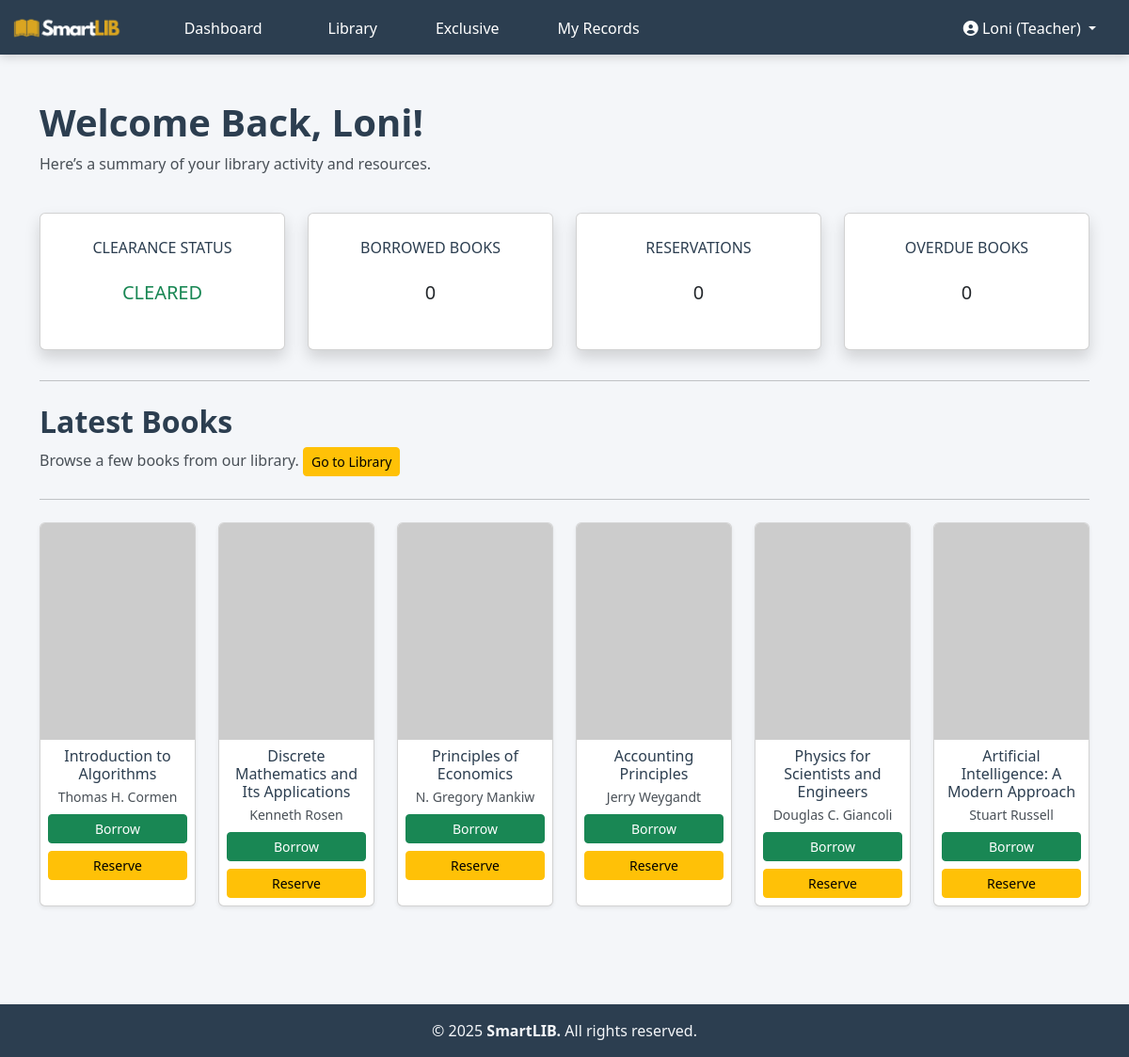
The page /views/teacher/dashboard.php (signed in) on the database its author committed.
### tables this page shows
CREATE TABLE `books` (
  `book_id` int(10) UNSIGNED NOT NULL,
  `isbn` varchar(50) DEFAULT NULL,
  `title` varchar(255) NOT NULL,
  `author` varchar(255) NOT NULL,
  `publisher` varchar(255) DEFAULT NULL,
  `year_published` int(4) DEFAULT NULL,
  `category_id` int(10) UNSIGNED NOT NULL,
  `description` text DEFAULT NULL,
  `price` decimal(6,2) NOT NULL DEFAULT 0.00,
  `copies_total` int(10) UNSIGNED NOT NULL DEFAULT 0,
  `copies_available` int(10) UNSIGNED NOT NULL DEFAULT 0,
  `target_user` enum('student','teacher','all') NOT NULL DEFAULT 'all',
  `status` enum('active','archive') DEFAULT 'active',
  `created_at` timestamp NOT NULL DEFAULT current_timestamp(),
  `updated_at` timestamp NOT NULL DEFAULT current_timestamp() ON UPDATE current_timestamp()
);

### config/Database.php (called while the page is built, shortened)
<?php
class Database {
    private $host = "localhost";
    private $username = "root";
    private $password = "";
    private $database = "library_system";
    private $conn;
    private function connect() {
        $this->conn = new mysqli($this->host, $this->username, $this->password, $this->database);
    }
    public function getConnection() {
        return $this->conn;
    }
}
?>

### models/AuthModel.php (called while the page is built, shortened)
<?php
require_once __DIR__ . '/../config/Database.php';
class AuthModel {
    private $conn;
    public function __construct() {
        $this->db = new Database();
        $this->conn = $this->db->getConnection();
    }
    public function isUserClearedForBorrowing($userId, $role) {
        $outstandingCount = 0;
        $query = "SELECT COUNT(borrow_id) FROM borrows WHERE user_id = ? AND status IN ('borrowed','overdue')";
        $stmt = $this->conn->prepare($query);
        if ($stmt) {
            $stmt->bind_param("i", $userId);
            $stmt->execute();
            $stmt->bind_result($outstandingCount);
        } else {
            $outstandingCount = 999;
            error_log("MySQLi Clearance Check failed: " . $this->conn->error);
        }
            return $outstandingCount === 0;
    }
}
?>

### models/BaseModel.php (called while the page is built, shortened)
<?php
require_once __DIR__ . '/../config/Database.php';
class BaseModel {
    public function __construct() {
        $database = new Database();
        $this->conn = $database->getConnection();
    }
}

### models/BorrowModel.php (called while the page is built, shortened)
<?php
require_once __DIR__ . '/BaseModel.php';
class BorrowModel extends BaseModel {
    private $table = 'borrows';
    public function getActiveBorrowsByUserId(int $userId) {
        $query = "SELECT br.borrow_id, br.book_id, b.title, b.price, br.borrow_date, br.due_date, br.status
                FROM borrows br
                JOIN books b ON br.book_id = b.book_id
                WHERE br.user_id = ? AND br.status = 'borrowed'
                ORDER BY br.borrow_date DESC";
        $stmt = $this->conn->prepare($query);
        $stmt->bind_param("i", $userId);
        $stmt->execute();
        $result = $stmt->get_result()->fetch_all(MYSQLI_ASSOC);
        return $result;
    }
    public function getBorrowLimits(?string $role = null) {
        $limits = [
            'student' => 3,
            'teacher' => 99
        ];
        return $limits;
    }
    public function countOverdueBooks() {
        $sql = "SELECT COUNT(*) AS total FROM {$this->table} WHERE due_date < CURDATE() AND return_date IS NULL";
        $stmt = $this->conn->prepare($sql);
        $stmt->execute();
        $result = $stmt->get_result()->fetch_assoc();
        return $result['total'];
    }
}

### models/ReservationModel.php (called while the page is built, shortened)
<?php
require_once __DIR__ . '/BaseModel.php';
class ReservationModel extends BaseModel {
    private $table = 'reservations';
    public function getTotalActiveReservations($userId) {
        $query = "SELECT COUNT(reservation_id) AS total_reservations
                  FROM {$this->table}
                  WHERE user_id = ? AND status IN ('pending', 'ready_for_pickup')";
        $stmt = $this->conn->prepare($query);
        $stmt->bind_param("i", $userId);
        $stmt->execute();
        $result = $stmt->get_result();
        $data = $result->fetch_assoc();
        return (int)($data['total_reservations'] ?? 0);
    }
}

### models/CatalogModel.php (called while the page is built, shortened)
<?php
require_once __DIR__ . '/../config/Database.php';
class CatalogModel {
    private $conn;
    private $table = 'books';
    public function __construct() {
        $database = new Database();
        $this->conn = $database->getConnection();
    }
    public function getLatestBooks(int $limit = 6): array {
        $query = "SELECT * FROM {$this->table} WHERE status='active' ORDER BY created_at DESC LIMIT ?";
        $stmt = $this->conn->prepare($query);
        $stmt->bind_param("i", $limit);
        $stmt->execute();
        $result = $stmt->get_result();
        $data = $result->fetch_all(MYSQLI_ASSOC);
        return $data;
    }
}

### views/teacher/dashboard.php (the view, shortened to what this page needs)
<?php
require_once __DIR__ . '/../../config/Database.php';
require_once __DIR__ . '/../../models/AuthModel.php';
require_once __DIR__ . '/../../models/BorrowModel.php';
require_once __DIR__ . '/../../models/ReservationModel.php';
require_once __DIR__ . '/../../models/CatalogModel.php';
$authModel = new AuthModel();
$borrowModel = new BorrowModel();
$reservationModel = new ReservationModel();
$user_id = $_SESSION['user_id'];
$firstname = $_SESSION['firstname'];
$user_role = $_SESSION['role'];
$is_cleared = $authModel->isUserClearedForBorrowing($user_id, $user_role);
$overdueCount = $borrowModel->countOverdueBooks();
$total_borrowed_books = count($borrowModel->getActiveBorrowsByUserId($user_id));
$total_reservations = $reservationModel->getTotalActiveReservations($user_id);
$limits = $borrowModel->getBorrowLimits();
$max_limit = $limits[$user_role] ?? 0;
$is_limit_reached = ($total_borrowed_books >= $max_limit);
$max_reservation_limit = 3;
$is_reservation_limit_reached = ($total_reservations >= $max_reservation_limit);
if (!function_exists('getRandomHexColor')) {
    function getRandomHexColor() {
        return strtoupper(str_pad(dechex(mt_rand(0, 16777215)), 6, '0', STR_PAD_LEFT));
    }
    function createPlaceholderURL($title) {
        $width = 100; $height = 140;
        $bgColor = getRandomHexColor();
        $encodedTitle = urlencode(str_replace(' ', '+', $title));
        return "https://placehold.co/{$width}x{$height}/{$bgColor}/FFF?text={$encodedTitle}";
    }
}
try {
    $catalogModel = new CatalogModel();
    $books_preview = $catalogModel->getLatestBooks(6);
} catch (Exception $e) {
    error_log("Dashboard Preview Books Error: " . $e->getMessage());
    $books_preview = [];
}
$root_path = '../../';
$dashboard_title = "Welcome Back, " . htmlspecialchars($firstname) . "!";
?>
<!DOCTYPE html>
<html lang="en">
<head>
    <link href="<?= $root_path ?>assets/bootstrap/css/bootstrap.min.css" rel="stylesheet">
    <link href="<?= $root_path ?>assets/student.css" rel="stylesheet">
    <link rel="stylesheet" href="https://cdnjs.cloudflare.com/ajax/libs/font-awesome/6.0.0-beta3/css/all.min.css">
</head>
<body class="dashboard-body">
    <?php include __DIR__ . '/../modals/navbar.php'; ?>
    <div class="main-content container mt-5">
        <div class="row mb-4">
            <div class="col-12">
                <h1><?= $dashboard_title ?></h1>
                <p>Here’s a summary of your library activity and resources.</p>
            </div>
        </div>
        <div class="row mb-4">
            <div class="col-md-6 col-lg-auto mb-2" style="flex: 0 0 25%;">
                <div class="card shadow border-left-<?= $is_cleared ? 'success' : 'danger' ?> h-80 py-2">
                    <div class="card-body text-center">
                        <div class="text-xs font-weight-bold text-uppercase mb-4">Clearance Status</div>
                        <div class="h5 mb-4 font-weight-bold text-gray-800">
                            <span class="text-<?= $is_cleared ? 'success' : 'danger' ?>">
                                <?= $is_cleared ? 'CLEARED' : 'UNCLEARED' ?>
                            </span>
                        </div>
                    </div>
                </div>
            </div>
            <div class="col-md-6 col-lg-auto mb-2" style="flex: 0 0 25%;">
                <div class="card shadow border-left-warning h-80 py-2">
                    <div class="card-body text-center">
                        <div class="text-xs font-weight-bold text-uppercase mb-4">Borrowed Books</div>
                        <div class="h5 mb-4 font-weight-bold text-gray-800"><?= number_format($total_borrowed_books) ?></div>
                    </div>
                </div>
            </div>
            <div class="col-md-6 col-lg-auto mb-2" style="flex: 0 0 25%;">
                <div class="card shadow border-left-warning h-80 py-2">
                    <div class="card-body text-center">
                        <div class="text-xs font-weight-bold text-uppercase mb-4">Reservations</div>
                        <div class="h5 mb-4 font-weight-bold text-gray-800"><?= number_format($total_reservations) ?></div>
                    </div>
                </div>
            </div>
            <div class="col-md-6 col-lg-auto mb-2" style="flex: 0 0 25%;">
                <div class="card shadow border-left-warning h-80 py-2">
                    <div class="card-body text-center">
                        <div class="text-xs font-weight-bold text-uppercase mb-4">Overdue Books</div>
                        <div class="h5 mb-4 font-weight-bold text-gray-800"><?= $overdueCount ?></div>
                    </div>
                </div>
            </div>
        </div>
        <hr class="my-4">
        <div class="col-12 mb-3">
            <h2>Latest Books</h2>
            <p>Browse a few books from our library. <a href="<?= $root_path ?>views/teacher/teacher_catalog.php" class="btn btn-sm btn-warning">Go to Library</a></p>
        </div>
        <hr class="my-4">
        <div class="row mb-5">
            <?php foreach($books_preview as $book):
                $cover = !empty($book['cover_image']) ? $book['cover_image'] : createPlaceholderURL($book['title']);
            ?>
            <div class="col-md-2 col-sm-4 col-6 mb-4">
                <div class="card h-100 shadow-sm">
                    <img src="<?= $cover ?>" class="card-img-top" alt="<?= htmlspecialchars($book['title']) ?>">
                    <div class="card-body p-2 text-center">
                        <h6 class="card-title mb-1"><?= htmlspecialchars($book['title']) ?></h6>
                        <p class="text-muted small mb-2"><?= htmlspecialchars($book['author']) ?></p>
                        <form action="<?= $root_path ?>controllers/RequestController.php" method="POST" class="d-grid gap-1">
                            <button type="submit" name="action" value="borrow_request"
                                class="btn btn-sm btn-success"
                                <?= $is_limit_reached ? 'disabled' : '' ?>>
                                <?= $is_limit_reached ? 'Limit Reached' : 'Borrow' ?>
                            </button>
                        </form>
                        <form action="<?= $root_path ?>controllers/RequestController.php" method="POST" class="d-grid gap-1 mt-2">
                            <button type="submit" name="action" value="reserve_request"
                                class="btn btn-sm btn-warning"
                                <?= $is_reservation_limit_reached ? 'disabled title="Reservation Limit Reached"' : '' ?>>
                                <?= $is_reservation_limit_reached ? 'Maxed Out' : 'Reserve' ?>
                            </button>
                        </form>
                    </div>
                </div>
            </div>
            <?php endforeach; ?>
        </div>
    </div>
    <?php include __DIR__ . '/../modals/footer.php'; ?>
</body>
</html>

### assets/student.css (style rules this page uses)
:root { --color-primary-base: #F4F6F9; --color-secondary-base: #FFFFFF; --color-primary-text: #2C3E50; --color-accent-pop: #DAA520; --color-subtle-highlight: #DCDCDC; }
body.dashboard-body { display: flex; flex-direction: column; min-height: 100vh; }
.main-content { flex-grow: 1; padding-bottom: 2rem; }
.dashboard-body { background-color: var(--color-primary-base); }
.dashboard-body h1, h2 { color: var(--color-primary-text) !important; font-weight: 700; }
.dashboard-body p { color: #495057 !important; }
.card-title, .text-xs { color: var(--color-primary-text) !important; }

### rows shown on the page
books: title "Introduction to Algorithms", author "Thomas H. Cormen"
books: title "Discrete Mathematics and Its Applications", author "Kenneth Rosen"
books: title "Principles of Economics", author "N. Gregory Mankiw"
books: title "Accounting Principles", author "Jerry Weygandt"
books: title "Physics for Scientists and Engineers", author "Douglas C. Giancoli"
books: title "Artificial Intelligence: A Modern Approach", author "Stuart Russell"

### other values the page prints
$current_username "Loni"
$current_role "Teacher"
$dashboard_title "Welcome Back, Loni!"
$total_borrowed_books "0"
$total_reservations "0"
$overdueCount "0"
